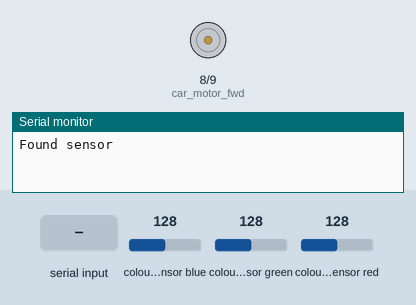
A sketch run on a simulated Arduino Leonardo, built with avr-gcc and run on an emulated ATmega32U4. Shown: motor-driver pin pairs drawn as motors (green arrow = first pin HIGH = forward, orange = second pin HIGH = backward, longer = more drive, scaled by the enable pin), the last lines printed to the serial monitor. The test bench sets the inputs (shaded band); at power-on: colour sensor blue 128, colour sensor green 128, colour sensor red 128.

Above: at 1.2 s.
1.3 s: "s" received over Serial
At 1.6 s:
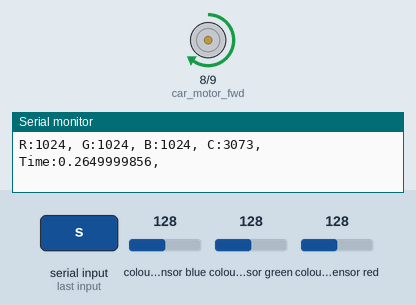
2.8 s: "r" received over Serial
At 4.1 s:
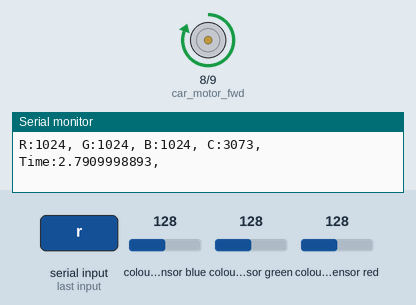
Timing chart, 0 to 5.8 s (numbered marks = the images above; inputs shaded):
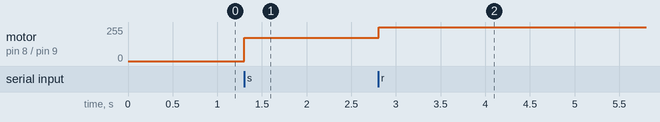

Measured:
- after the input at 1.3 s, motor on pin 8 (car_motor_fwd) / pin 9 (car_motor_rev): stopped → forward 175/255 at once
- after the input at 2.8 s, motor on pin 8 (car_motor_fwd) / pin 9 (car_motor_rev): forward 175/255 → forward 255/255 after 0.01 s instead of 3.5 s

The sketch:

Universal_colour_sensor_code_TCS34725.ino
```cpp
#include <Wire.h>
#include "Adafruit_TCS34725.h"
#include "Keyboard.h"
float threshold = 5;
float largerThreshold = 10;
float thresholdZero = 500;
float startTime;
float currentTime;
float timeDiff;
int Started = 0;
int ending = 0;
int initValue = 1;

long long overallSum = 0;
int overallMeasurements = 0;
int overallAvg = 0;
int read_idx = 0;
long larger_diff = 0;
int MAX_IDX = 10;
long int cur_sum = 0;
int cur_tf[11];
long cur_avg = 0;
int prev_tf[11];
int averages[11];
int prev_sum = 0;
long prev_avg = 0;
long first_diff = 0;
float measured_time = 0;

/* Connect SCL to analog 5
Connect SDA to analog 4
Connect VDD to 3.3V DC
Connect GROUND to common ground */
/* Initialise with default values (int time = 2.4ms, gain = 1x) */
//TCS34725_INTEGRATIONTIME_154MS for a max of 65525 reading, TCS34725_INTEGRATIONTIME_120MS can only yield 51200
Adafruit_TCS34725 tcs = Adafruit_TCS34725(TCS34725_INTEGRATIONTIME_154MS, TCS34725_GAIN_1X);
/* Initialise with specific int time and gain values */

// Car Motor
const int car_motor_speed = 5;
const int car_motor_fwd = 8;
const int car_motor_rev = 9;

//Stirrer

const int stirrer_speed = 9;
//const int stirrer_fwd = 6;
//const int stirrer_rev = 7;


// button

void setup(void) {

    Serial.begin(9600);

    if (tcs.begin()) {
      Serial.println("Found sensor");
    } else {
      Serial.println("No TCS34725 found ... check your connections");
      while (1);
    }
// Now we're ready to get readings!
    //setup queue
    for (int i = 0; i < (MAX_IDX + 1); i++){
      cur_tf[i] = 0;
      prev_tf[i] = 0;
      averages[i] = 0;
    }
    // Car Motor Setup
    pinMode(car_motor_speed, OUTPUT);
    pinMode(car_motor_fwd, OUTPUT);
    pinMode(car_motor_rev, OUTPUT);

    // Stirrer Setup

    pinMode(stirrer_speed, OUTPUT);
    //pinMode(stirrer_fwd, OUTPUT);
    //pinMode(stirrer_rev, OUTPUT);

    // Car motor initialization
    digitalWrite(car_motor_fwd, LOW);
    digitalWrite(car_motor_rev, LOW);
    analogWrite(car_motor_speed, 255);

    // stirrer initialization
    //digitalWrite(stirrer_fwd, LOW);
    //digitalWrite(stirrer_rev, LOW);
    analogWrite(stirrer_speed, 0);

}


void loop(void) {
uint16_t r, g, b, c, colorTemp, lux;
if(Serial.available()){
    char input = Serial.read();
  // Type letters into the serial monitor to access various options
    if (input == 115){
        // s: Start the car, including the stirrer and the main motor
        startTime = millis();
        digitalWrite(car_motor_fwd, HIGH);
        digitalWrite(car_motor_rev, LOW);
        //digitalWrite(stirrer_fwd, HIGH);
        //digitalWrite(stirrer_rev, LOW);
        analogWrite(stirrer_speed, 80);
        Started = 1;
        initValue = 1;
    }
    if (input == 114){
        // r: Restart the car motor, keeping the current timer
        digitalWrite(car_motor_fwd, HIGH);
        digitalWrite(car_motor_rev, LOW);
        Started = 1;
    }
    if (input == 116){
        // t: Stops the car and measurement, including timers
        currentTime = millis();
        timeDiff = currentTime - startTime;
        // Serial.print("Time (Interrupt): "); Serial.print(timeDiff/1000, DEC);
        // Serial.println(" ");
        // Car motor initialization
        digitalWrite(car_motor_fwd, LOW);
        digitalWrite(car_motor_rev, LOW);
        analogWrite(car_motor_speed, 255);

        // stirrer initialization
        //digitalWrite(stirrer_fwd, LOW);
        //digitalWrite(stirrer_rev, LOW);
        analogWrite(stirrer_speed, 0);
        Started = 0;
    }
}


if(Started){
    tcs.getRawData(&r, &g, &b, &c);
    currentTime = millis();
    timeDiff = currentTime - startTime;
    if(timeDiff > 5000){
        //digitalWrite(stirrer_fwd, LOW);
        //digitalWrite(stirrer_rev, LOW);
        digitalWrite(stirrer_speed, 0);
    }


    cur_tf[read_idx] = c;
    cur_sum = 0;
    for (int i = 0; i < (MAX_IDX + 1); i++){
      cur_sum += cur_tf[i];
    }

    if (timeDiff > 6000 & timeDiff < 10000) {
      overallSum += cur_tf[read_idx];
      overallMeasurements++;
      overallAvg = overallSum/overallMeasurements;
    }

    cur_avg = cur_sum / (MAX_IDX + 1);
    averages[read_idx] = cur_avg;

    prev_sum = 0;
    for (int i = 0; i < (MAX_IDX + 1); i++){
      prev_sum += prev_tf[i];
    }

    prev_avg = prev_sum / (MAX_IDX + 1);

    first_diff = cur_avg - prev_avg;
    if (read_idx - 4 < 0) {
      larger_diff = averages[read_idx] - averages[read_idx + 11 - 4];
    } else {
      larger_diff = averages[read_idx] - averages[read_idx - 4];
    }
    if(initValue){
      if(timeDiff > 20000){
        initValue=0;
        }
    }else{
//      if((ending <1) & ((larger_diff > largerThreshold) | (cur_avg - overallAvg) > thresholdZero)){
        if((ending >1) & ((larger_diff > largerThreshold) | (cur_avg - overallAvg) > thresholdZero)){
        // Car motor initialization
        Serial.print("Measured Time: ");
        Serial.print(timeDiff/1000, DEC);
        Serial.println(" ");
        // // Car motor initialization
        // digitalWrite(car_motor_fwd, LOW);
        // digitalWrite(car_motor_rev, LOW);
        // digitalWrite(stirrer_fwd, LOW);
        // digitalWrite(stirrer_rev, LOW);
        measured_time = timeDiff;
        // Started = 0;
        ending = 20;
      }else if(ending == 1){
        Started = 0;
        measured_time = 0;
        ending = 0;
        overallSum = 0;
        overallMeasurements = 0;
        overallAvg = 0;
        // Car motor initialization
        digitalWrite(car_motor_fwd, LOW);
        digitalWrite(car_motor_rev, LOW);
        //digitalWrite(stirrer_fwd, LOW);
        //digitalWrite(stirrer_rev, LOW);
      }else{
        ending = ending -1;
      }
    }
    prev_tf[read_idx] = c;
    read_idx++;
    if (read_idx > MAX_IDX){
      read_idx = 0;
    }


//    if(c>(threshold+initialCValue)){
//        Serial.print("Measured Time: ");
//        Serial.print(timeDiff/1000, DEC);
//        Serial.println(" ");
//        // Car motor initialization
//        digitalWrite(car_motor_fwd, LOW);
//        digitalWrite(car_motor_rev, LOW);
//        digitalWrite(stirrer_fwd, LOW);
//        digitalWrite(stirrer_rev, LOW);
//        Started = 0;
//    }
    Serial.print("R:"); Serial.print(r, DEC); Serial.print(", ");
    Serial.print("G:"); Serial.print(g, DEC); Serial.print(", ");
    Serial.print("B:"); Serial.print(b, DEC); Serial.print(", ");
    Serial.print("C:"); Serial.print(c, DEC); Serial.print(", ");
    // Serial.print("cur_avg:"); Serial.print(cur_avg, DEC); Serial.print(", ");
    // Serial.print("prev_avg:"); Serial.print(prev_avg, DEC); Serial.print(", ");
    // Serial.print("read_idx:"); Serial.print(read_idx, DEC); Serial.print(", ");
    Serial.print("Time:"); Serial.print(timeDiff/1000, DEC); Serial.print(", ");
    // Serial.print("Measured Time:"); Serial.print(measured_time/1000, DEC); Serial.print(", ");
    // Serial.print("Averages: ");
    // for (int i = 0; i < (MAX_IDX + 1); i++) {
    //   Serial.print(averages[i], DEC); Serial.print("; ");
    // }
    // Serial.print(", ");
    // //Serial.print("Checking"); Serial.print((read_idx - 4) % 11, DEC); Serial.print(", ");
    // Serial.print("First Diff:"); Serial.print(first_diff, DEC); Serial.print(", ");
    // Serial.print("Larger Diff:"); Serial.print(larger_diff, DEC); Serial.print(", ");
    // Serial.print("Overallavg:"); Serial.print(overallAvg, DEC); Serial.print(", ");
    // Serial.print("Delta0:"); Serial.print((cur_avg - overallAvg), DEC); Serial.print(", ");
//    if (first_diff > threshold) {
//      Serial.print("Delta reached and stopped");
//    } else {
//      Serial.print("Delta not reached");
//    }

    Serial.println(" ");
  }
}
```
